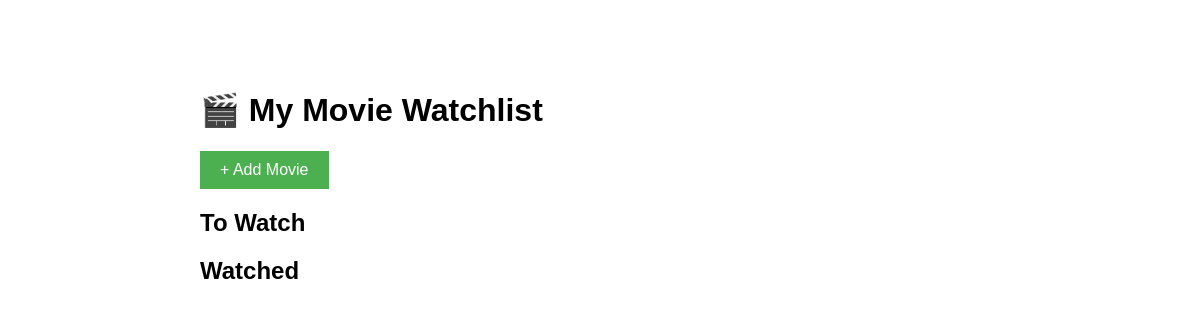
Before: / with the older database file.
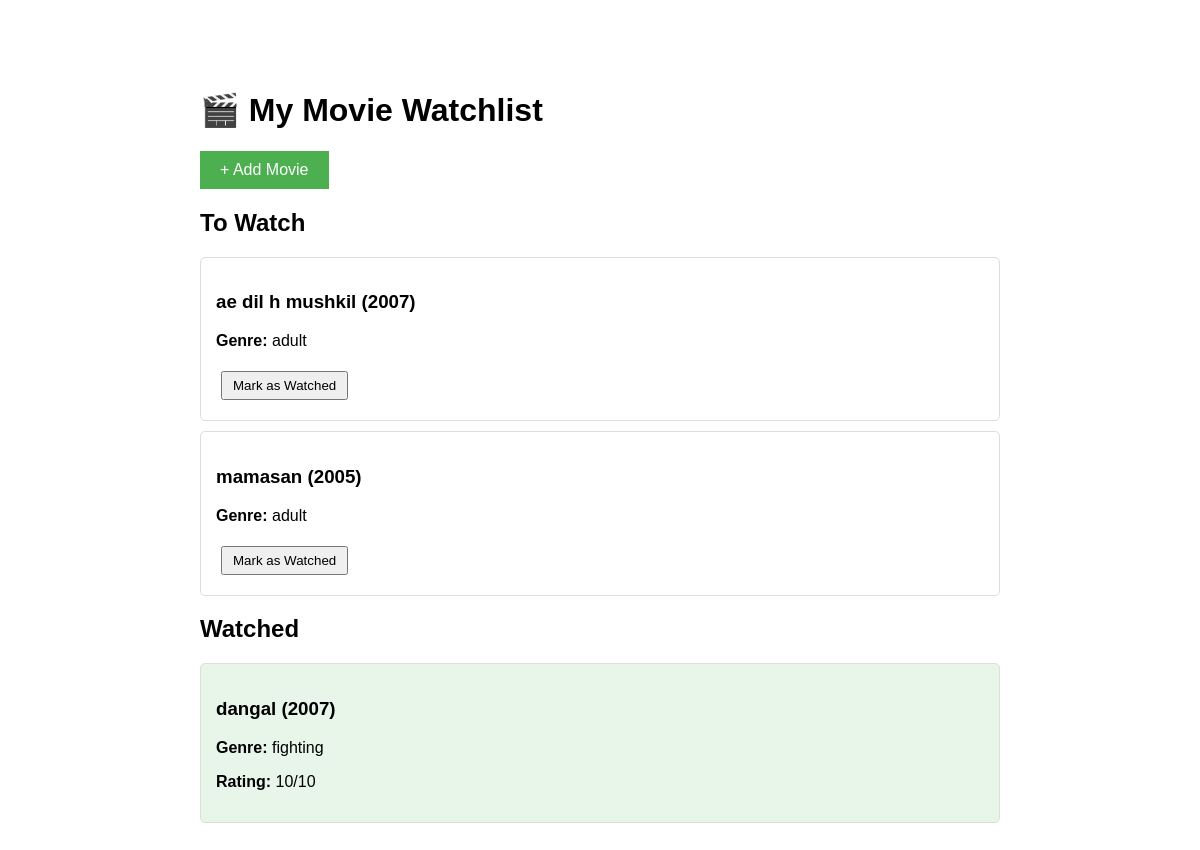
After: the same page with the newer database file.
### watchlist/models.py (models this page shows, shortened)
class Movie(models.Model):
    title=models.CharField(max_length=150)
    year=models.IntegerField(null=True , blank=True)
    genre=models.CharField(max_length=100 , blank=True)
    watched=models.BooleanField(default=False)
    rating=models.IntegerField(null=True , blank=True)
    notes=models.TextField(max_length=300 , blank=True)
    added_date=models.DateTimeField(auto_now_add=True)
    class Meta:
        ordering =['-added_date']

### watchlist/views.py (the view)
# urls.py: path('',views.movie_list,name='movie_list'),
def movie_list(request):
    movies=Movie.objects.all()
    return render(request,'watchlist/movie_list.html',{'movies':movies})

### watchlist/templates/watchlist/movie_list.html (shortened to what this page needs)
<!DOCTYPE html>
<html>
<head>
</head>
<body>
    <h1>🎬 My Movie Watchlist</h1>
    <a href="{% url 'add_movie' %}" class="add-btn">+ Add Movie</a>
    <h2>To Watch</h2>
    {% for movie in movies %}
        {% if not movie.watched %}
        <div class="movie">
            <h3>{{ movie.title }} {% if movie.year %}({{ movie.year }}){% endif %}</h3>
            <p><strong>Genre:</strong> {{ movie.genre }}</p>
            <a href="{% url 'mark_watched' movie.id %}"><button>Mark as Watched</button></a>
        </div>
        {% endif %}
    {% endfor %}
    <h2>Watched</h2>
    {% for movie in movies %}
        {% if movie.watched %}
        <div class="movie watched">
            <h3>{{ movie.title }} {% if movie.year %}({{ movie.year }}){% endif %}</h3>
            <p><strong>Genre:</strong> {{ movie.genre }}</p>
            {% if movie.rating %}
                <p><strong>Rating:</strong> {{ movie.rating }}/10</p>
            {% else %}
                <form method="POST" action="{% url 'rate_movie' movie.id %}" style="display:inline;">
                    {% csrf_token %}
                    <input type="number" name="rating" min="1" max="10" placeholder="Rate 1-10" required>
                    <button type="submit">Rate</button>
                </form>
            {% endif %}
        </div>
        {% endif %}
    {% endfor %}
</body>
</html>

### watchlist/templates/watchlist/movie_list.html (style rules this page uses)
body { font-family: Arial; max-width: 800px; margin: 50px auto; padding: 20px; }
.movie { border: 1px solid #ddd; padding: 15px; margin: 10px 0; border-radius: 5px; }
.watched { background-color: #e8f5e9; }
button { padding: 5px 10px; margin: 5px; cursor: pointer; }
.add-btn { background-color: #4CAF50; color: white; padding: 10px 20px; text-decoration: none; display: inline-block; }

Changed rows visible on the page:
added Movie: title "ae dil h mushkil", year "2007", genre "adult", shown under "To Watch"
added Movie: title "mamasan", year "2005", genre "adult", shown under "To Watch"
added Movie: title "dangal", year "2007", genre "fighting", rating "10", shown under "Watched"
